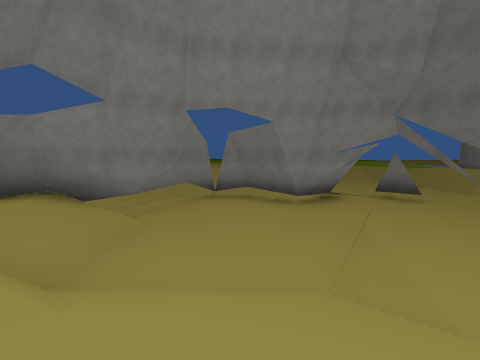
view 1 (above)

12 first-person views from a walk through a Unity game level. The camera is 1.4 m above the floor, tilts 6° down and sees 90° across. The floor is counted in squares, 2 m on a side. Each view is taken from the middle of a square. On the plan, view 1 faces up. The plan holds only what a view shows up to about 9 squares ahead; the rest is blank. The place goes on beyond the plan. Some surface patterns are stand-ins.

view 2
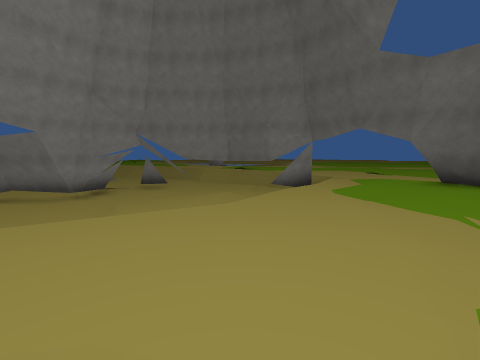

view 3
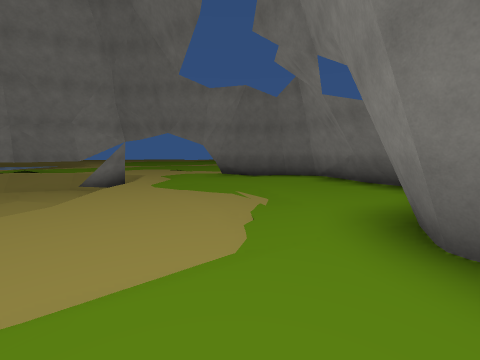

view 4
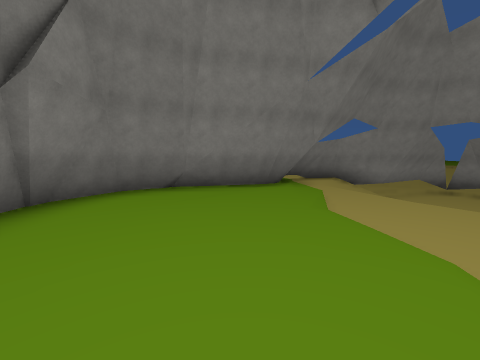

view 5
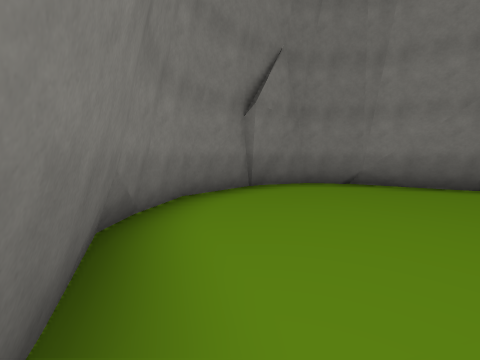

view 6
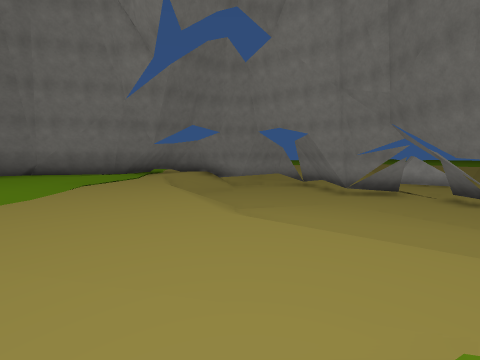

view 7
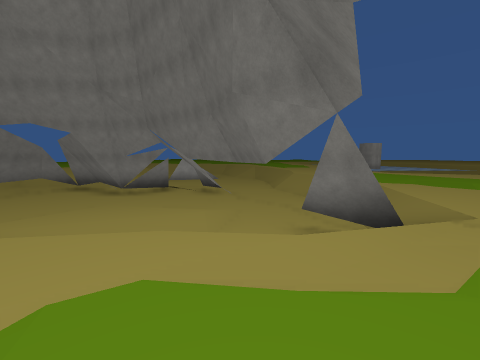

view 8
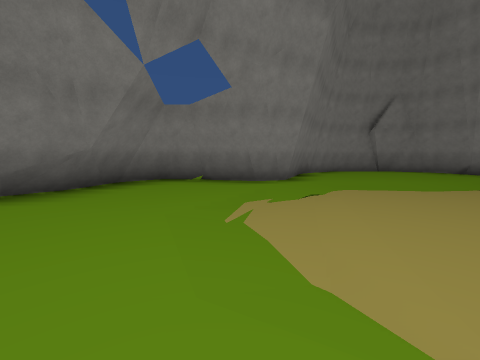

view 9
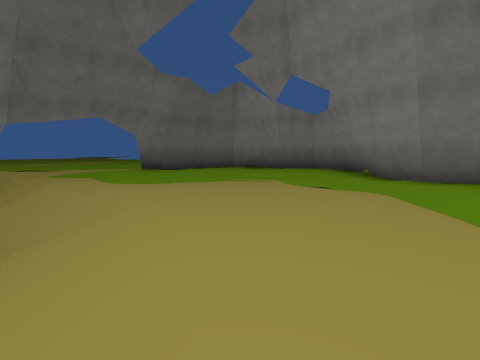

view 10
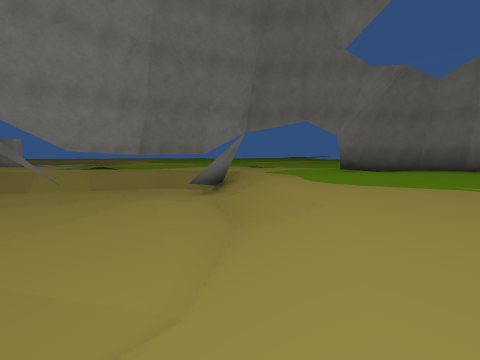

view 11
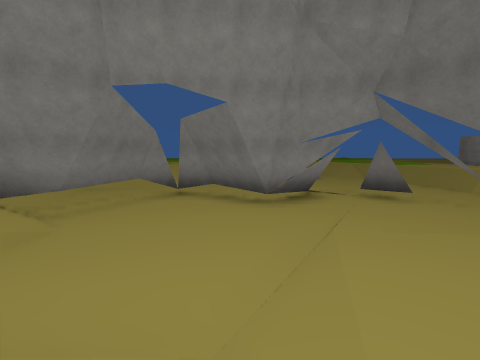

view 12
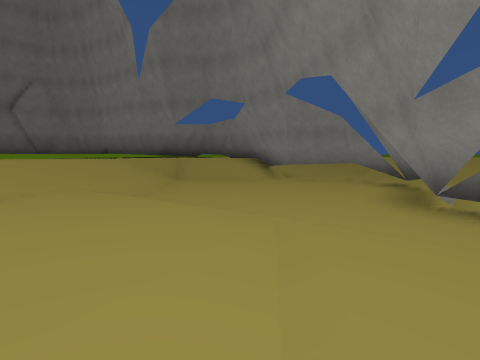

### Floor plan
Key: @ floor where view 1 was taken; # wall or solid block; x gap in a wall; . main floor; - floor 0.25 m lower than the main floor; _ floor 1 m lower than the main floor; < floor 1.25 m lower than the main floor; ( floor 1.5 m lower than the main floor; / step, stairs or slope; = window, fence, low wall or low ledge; ^ raised ledge.
Columns run from 5 left of view 1 to 10 right of it. Each row starts with its distance up from view 1.
 10  ^^^^^   ^^ ^^
  9  ^^^^^^  ^^ ^^^
  8  ^^^^#^^^^^^^^^
  7  ^^x((###(x^^^^
  6  ^^#((((((^^^^^
  5  ^#/((((((^^^^^^
  4 ^#//(((///( ^^^^
  3 ^#//(((//</((^^^
  2  #///////_/<##^^
  1  #///////////^^^
  0  #.//@-//---/^^^
 -1 =.../-------.  ^
 -2 #..../----/..x^^
 -3 #...../---...#
 -4  #...........#
 -5   ######....#^
 -6        #.###^
 -7        ^#^^

Positions as (right, up) in squares from view 1, and headings:
1: (0, 0), facing up
2: (0, -3), facing up-right
3: (-1, -3), facing right
4: (0, -4), facing up-left
5: (1, -4), facing left
6: (5, -2), facing up-left
7: (6, -2), facing up
8: (6, -1), facing down-left
9: (0, 1), facing down-right
10: (0, 1), facing right
11: (1, 1), facing up
12: (5, 4), facing left
